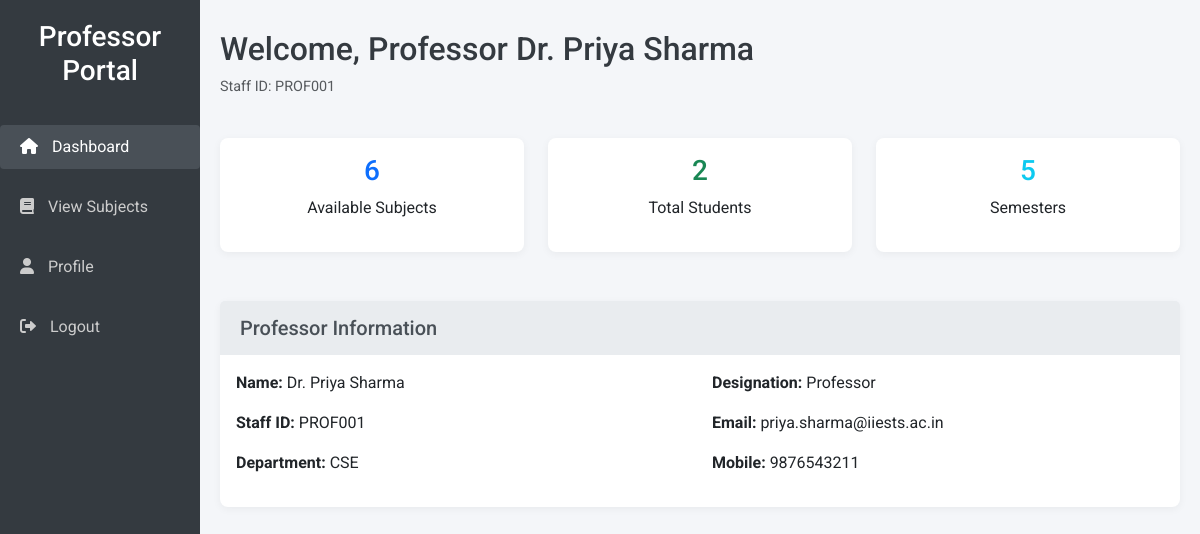
/professor_dashboard.php (signed in), run on the app's committed database.
### tables this page shows
CREATE TABLE staff_info (
    id INT(10) PRIMARY KEY AUTO_INCREMENT,
    staff_id VARCHAR(30),
    staff_type VARCHAR(20) NOT NULL,  
    department_id VARCHAR(5),
    first_name VARCHAR(20) NOT NULL,
    middle_name VARCHAR(20),
    last_name VARCHAR(20),
    designation VARCHAR(25),
    mobile_no VARCHAR(15),
    email VARCHAR(50),
    doj DATE,
    dol DATE,
    CONSTRAINT chk_staff_email CHECK (email LIKE '%@%'),
    CONSTRAINT fk_staff_user FOREIGN KEY (staff_id) REFERENCES `index`(user_id),
    CONSTRAINT fk_staff_dept FOREIGN KEY (department_id) REFERENCES department(department_id)
);

### professor_dashboard.php (the view, shortened to what this page needs)
<?php
require_once 'db_config.php';
$professor_id = $_SESSION['user_id'];
$stmt = $pdo->prepare("SELECT * FROM staff_info WHERE staff_id = ? AND staff_type = 'Professor'");
$stmt->execute([$professor_id]);
$professor = $stmt->fetch();
$subjects = $pdo->query("SELECT * FROM subjects_pool ORDER BY subject_semester, subject_code")->fetchAll();
$students = $pdo->query("SELECT student_id, first_name, last_name, department_id FROM student_info ORDER BY student_id")->fetchAll();
?>
<!DOCTYPE html>
<html lang="en">
<head>
    <link href="https://cdn.jsdelivr.net/npm/bootstrap@5.3.0/dist/css/bootstrap.min.css" rel="stylesheet">
    <link href="https://cdnjs.cloudflare.com/ajax/libs/font-awesome/6.0.0/css/all.min.css" rel="stylesheet">
</head>
<body>
    <div class="container-fluid">
        <div class="row">
            <nav class="col-md-3 col-lg-2 sidebar">
                <h3>Professor Portal</h3>
                <div class="nav flex-column">
                    <a class="nav-link active" href="#dashboard" onclick="showSection('dashboard')">
                        <i class="fas fa-home"></i> Dashboard
                    </a>
                    <a class="nav-link" href="#subjects" onclick="showSection('subjects')">
                        <i class="fas fa-book"></i> View Subjects
                    </a>
                    <a class="nav-link" href="profile.php">
                        <i class="fas fa-user"></i> Profile
                    </a>
                    <a class="nav-link" href="logout.php">
                        <i class="fas fa-sign-out-alt"></i> Logout
                    </a>
                </div>
            </nav>
            <main class="col-md-9 col-lg-10 main-content">
                <div class="row mb-4">
                    <div class="col">
                        <h2>Welcome, Professor <?= htmlspecialchars($professor['first_name'] . ' ' . $professor['last_name']) ?></h2>
                        <p class="text-muted">Staff ID: <?= htmlspecialchars($professor['staff_id']) ?></p>
                    </div>
                </div>
                <div id="dashboard" class="section">
                    <div class="row mb-4">
                        <div class="col-md-4">
                            <div class="card text-center">
                                <div class="card-body">
                                    <h3 class="text-primary"><?= count($subjects) ?></h3>
                                    <p>Available Subjects</p>
                                </div>
                            </div>
                        </div>
                        <div class="col-md-4">
                            <div class="card text-center">
                                <div class="card-body">
                                    <h3 class="text-success"><?= count($students) ?></h3>
                                    <p>Total Students</p>
                                </div>
                            </div>
                        </div>
                        <div class="col-md-4">
                            <div class="card text-center">
                                <div class="card-body">
                                    <h3 class="text-info"><?= count(array_unique(array_column($subjects, 'subject_semester'))) ?></h3>
                                    <p>Semesters</p>
                                </div>
                            </div>
                        </div>
                    </div>
                    <div class="card">
                        <div class="card-header">
                            <h5 class="card-title">Professor Information</h5>
                        </div>
                        <div class="card-body">
                            <div class="row">
                                <div class="col-md-6">
                                    <p><strong>Name:</strong> <?= htmlspecialchars($professor['first_name'] . ' ' . $professor['last_name']) ?></p>
                                    <p><strong>Staff ID:</strong> <?= htmlspecialchars($professor['staff_id']) ?></p>
                                    <p><strong>Department:</strong> <?= htmlspecialchars($professor['department_id']) ?></p>
                                </div>
                                <div class="col-md-6">
                                    <p><strong>Designation:</strong> <?= htmlspecialchars($professor['designation']) ?></p>
                                    <p><strong>Email:</strong> <?= htmlspecialchars($professor['email']) ?></p>
                                    <p><strong>Mobile:</strong> <?= htmlspecialchars($professor['mobile_no']) ?></p>
                                </div>
                            </div>
                        </div>
                    </div>
                </div>
            </main>
        </div>
    </div>
</body>
</html>

### professor_dashboard.php (style rules this page uses)
body { font-family: 'Roboto', sans-serif; background-color: #f4f6f9; margin: 0; padding: 0; color: #444; }
.sidebar { min-height: 100vh; background: #343a40; color: #fff; padding: 20px 0; }
.sidebar h3 { color: #fff; font-weight: 500; text-align: center; margin-bottom: 30px; }
.sidebar .nav-link { color: #ccc; margin: 8px 0; padding: 10px 20px; border-radius: 4px; transition: background 0.3s, color 0.3s; }
.sidebar .nav-link i { margin-right: 10px; }
.sidebar .nav-link:hover, .sidebar .nav-link.active { background: #495057; color: #fff; }
.main-content { padding: 30px 20px; }
.main-content h2 { font-weight: 500; color: #343a40; }
.main-content p.text-muted { font-size: 0.9rem; }
.card { border: none; border-radius: 8px; box-shadow: 0 2px 8px rgba(0, 0, 0, 0.05); margin-bottom: 25px; }
.card-header { background-color: #e9ecef; border-bottom: none; padding: 15px 20px; border-top-left-radius: 8px; border-top-right-radius: 8px; }
.card-title { margin: 0; font-weight: 500; color: #495057; }

### data on the page
staff_info: first_name+last_name "Dr. Priya Sharma", staff "PROF001", department "CSE", designation "Professor", email "priya.sharma@iiests.ac.in", mobile_no "9876543211"

### other printed values
count($subjects) "6"
count($students) "2"
count(array_unique(array_column($subjects, 'subject_semester'))) "5"
